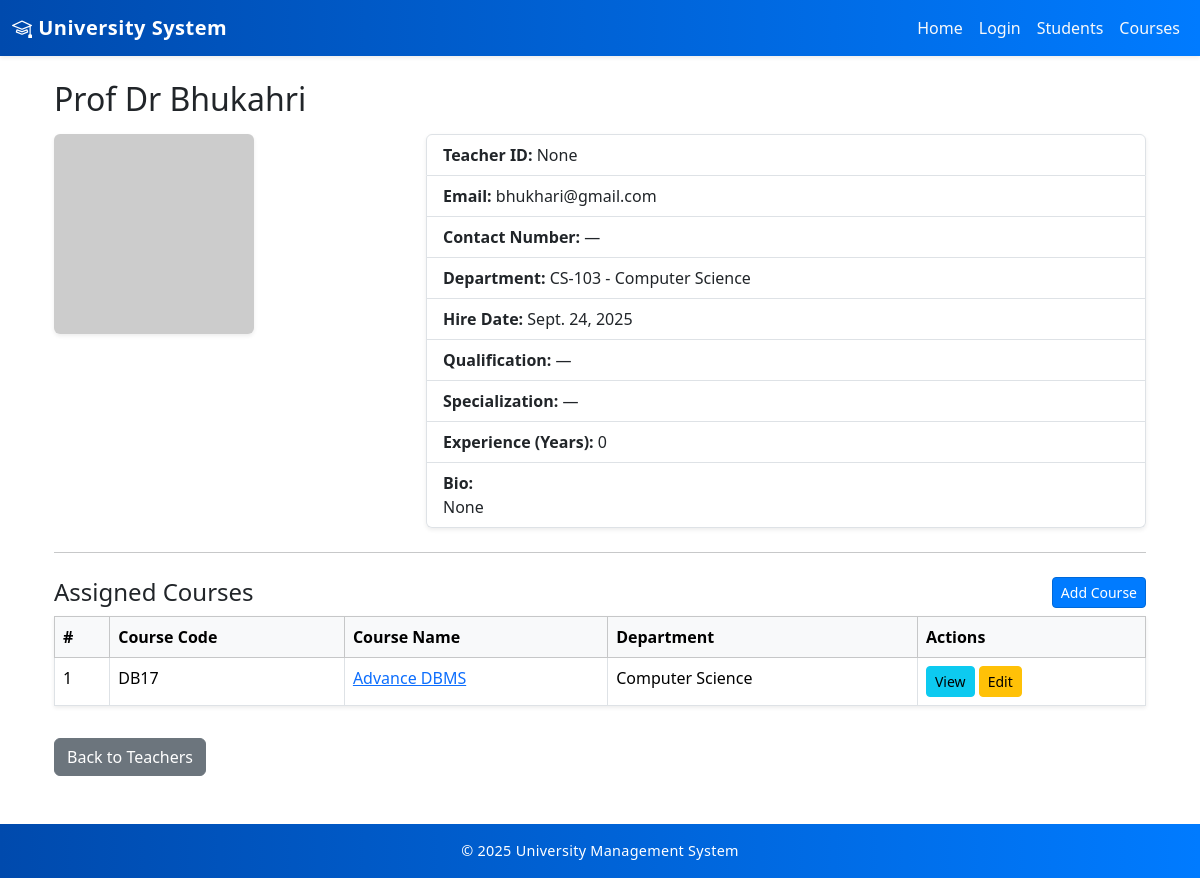
The page /teachers/1/ on the database its author committed.
### core/models.py (models this page shows, shortened)
class Teacher(models.Model):
    user = models.OneToOneField(
        settings.AUTH_USER_MODEL,
        null=True,
        blank=True,
        on_delete=models.SET_NULL,
        related_name='teacher_profile'
    )
    teacher_id = models.CharField(max_length=20, unique=True, blank=True, null=True)
    first_name = models.CharField(max_length=50)
    last_name  = models.CharField(max_length=50)
    email      = models.EmailField(unique=True)
    department = models.ForeignKey(Department, on_delete=models.SET_NULL, null=True, blank=True, related_name="teachers")
    hire_date  = models.DateField(default=timezone.now)
    profile_image = models.ImageField(upload_to='profiles/', null=True, blank=True)
    QUALIFICATION_CHOICES = [
        ('BS', 'BS / Bachelor'),
        ('MS', 'MS / Master'),
        ('MPhil', 'MPhil'),
        ('PhD', 'PhD'),
        ('Other', 'Other'),
    ]
    qualification = models.CharField(max_length=50, choices=QUALIFICATION_CHOICES, null=True, blank=True)
    specialization = models.CharField(max_length=100, null=True, blank=True)
    bio = models.TextField(blank=True, null=True)
    experience_years = models.PositiveIntegerField(default=0, help_text="Years of teaching experience")
    contact_number = models.CharField(max_length=20, blank=True, null=True)

class Department(models.Model):
    name = models.CharField(max_length=100, unique=True)
    code = models.CharField(max_length=20, unique=True)
    description = models.TextField(blank=True, null=True)
    def __str__(self):
        return f"{self.code} - {self.name}"

class Course(models.Model):
    name = models.CharField(max_length=100)
    code = models.CharField(max_length=20, unique=True)
    description = models.TextField(blank=True, null=True)
    credits = models.PositiveIntegerField()
    department = models.ForeignKey(Department, on_delete=models.CASCADE, related_name="courses")
    teacher = models.ForeignKey(Teacher, on_delete=models.SET_NULL, null=True, blank=True, related_name="courses")

### core/views.py (the view)
# urls.py: path('teachers/<int:pk>/', views.TeacherDetailView.as_view(), name='teacher_detail'),
class TeacherDetailView(DetailView):
    model = Teacher
    template_name = 'core/teachers/detail.html'
    context_object_name = 'teacher'

### templates/core/teachers/detail.html (shortened to what this page needs)
{% extends 'base.html' %}
{% block content %}
<div class="container mt-3">
  <h2 class="mb-3">{{ teacher.first_name }} {{ teacher.last_name }}</h2>
  <div class="row">
    <div class="col-md-4">
      {% if teacher.profile_image %}
        <img src="{{ teacher.profile_image.url }}" class="img-fluid rounded shadow-sm mb-3" alt="Teacher Image">
      {% else %}
        <img src="https://via.placeholder.com/200x200?text=No+Image" class="img-fluid rounded shadow-sm mb-3" alt="No Image">
      {% endif %}
    </div>
    <div class="col-md-8">
      <ul class="list-group shadow-sm">
        <li class="list-group-item"><strong>Teacher ID:</strong> {{ teacher.teacher_id }}</li>
        <li class="list-group-item"><strong>Email:</strong> {{ teacher.email }}</li>
        <li class="list-group-item"><strong>Contact Number:</strong> {{ teacher.contact_number|default:"—" }}</li>
        <li class="list-group-item"><strong>Department:</strong> {{ teacher.department|default:"—" }}</li>
        <li class="list-group-item"><strong>Hire Date:</strong> {{ teacher.hire_date }}</li>
        <li class="list-group-item"><strong>Qualification:</strong> {{ teacher.get_qualification_display|default:"—" }}</li>
        <li class="list-group-item"><strong>Specialization:</strong> {{ teacher.specialization|default:"—" }}</li>
        <li class="list-group-item"><strong>Experience (Years):</strong> {{ teacher.experience_years }}</li>
        <li class="list-group-item"><strong>Bio:</strong><br>{{ teacher.bio|linebreaksbr|default:"—" }}</li>
      </ul>
    </div>
  </div>
  <hr class="my-4">
  <div class="d-flex justify-content-between align-items-center mb-2">
    <h4 class="mb-0">Assigned Courses</h4>
    <a class="btn btn-primary btn-sm" href="{% url 'course_add' %}?teacher={{ teacher.pk }}">Add Course</a>
  </div>
  <table class="table table-bordered table-hover mt-2 shadow-sm">
    <thead class="table-light">
      <tr>
        <th>#</th>
        <th>Course Code</th>
        <th>Course Name</th>
        <th>Department</th>
        <th>Actions</th>
      </tr>
    </thead>
    <tbody>
      {% for course in teacher.courses.all %}
        <tr>
          <td>{{ forloop.counter }}</td>
          <td>{{ course.code }}</td>
          <td><a href="{% url 'course_detail' course.pk %}">{{ course.name }}</a></td>
          <td>{{ course.department.name }}</td>
          <td>
            <a href="{% url 'course_detail' course.pk %}" class="btn btn-sm btn-info">View</a>
            <a href="{% url 'course_edit' course.pk %}" class="btn btn-sm btn-warning">Edit</a>
          </td>
        </tr>
      {% empty %}
        <tr><td colspan="5" class="text-center">No courses assigned to this teacher.</td></tr>
      {% endfor %}
    </tbody>
  </table>
  <a href="{% url 'teachers_list' %}" class="btn btn-secondary mt-3">Back to Teachers</a>
</div>
{% endblock %}

### static/css/style.css (style rules this page uses)
body { font-family: 'Poppins', sans-serif; background-color: #f4f6f9; color: #333; margin: 0; padding: 0; overflow-x: hidden; }
h1, h2, h3, h4, h5 { font-weight: 600; color: #003366; }
a { text-decoration: none; transition: 0.3s ease; }

### templates/base.html (style rules this page uses)
.btn-primary { background-color: #007bff; border-color: #0069d9; }

### rows shown on the page
Teacher: first_name "Prof", last_name "Dr Bhukahri", teacher_id "None", email "bhukhari@gmail.com", contact_number "—", department "CS-103 - Computer Science", hire_date "Sept. 24, 2025", qualification "—", specialization "—", experience_years "0", bio "None"
Course: code "DB17", name "Advance DBMS", department.name "Computer Science"
